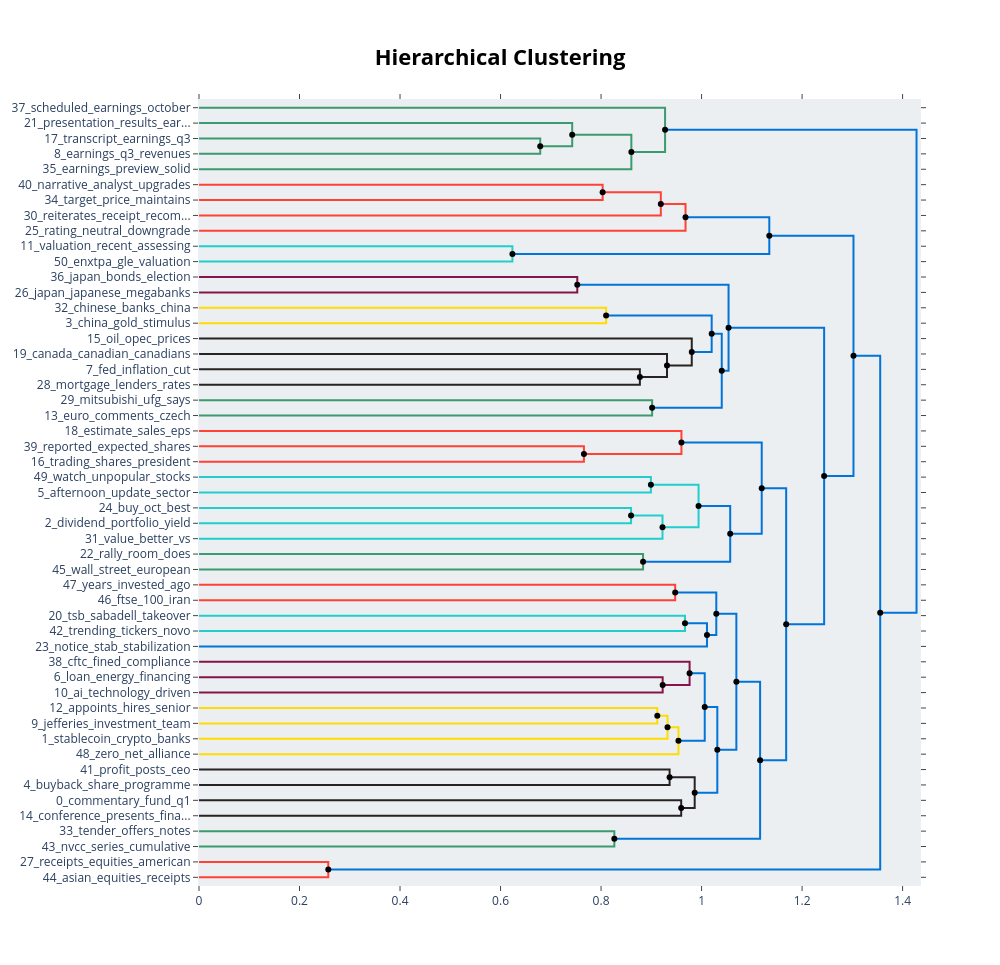

Notebook source saved alongside this figure:
### Code cell
hierarchical_topics = topic_model.hierarchical_topics(train_docs)
fig = topic_model.visualize_hierarchy(hierarchical_topics=hierarchical_topics)
fig.show()

print("💡 This shows the hierarchical structure of topics")

### Figure 1 — Plotly figure (JSON) as saved in the notebook; plotly's stock layout.template omitted (floating-point values rounded to 4 significant figures)
{"data": [{"hoverinfo": "text", "marker": {"color": "rgb(61,153,112)"}, "mode": "lines", "text": ["transcript_earnings_q3_2025_plc", "", "", "earnings_q3_revenues_q2_highlights"], "type": "scatter", "x": [0.0, 0.679, 0.679, 0.0], "xaxis": "x", "y": [-25.0, -25.0, -35.0, -35.0], "yaxis": "y"}, {"hoverinfo": "text", "marker": {"color": "rgb(61,153,112)"}, "mode": "lines", "text": ["presentation_results_earnings_q3_q2", "", "", "earnings_transcript_q3_q2_revenues"], "type": "scatter", "x": [0.0, 0.7426, 0.7426, 0.679], "xaxis": "x", "y": [-15.0, -15.0, -30.0, -30.0], "yaxis": "y"}, {"hoverinfo": "text", "marker": {"color": "rgb(61,153,112)"}, "mode": "lines", "text": ["earnings_q3_transcript_q2_presentation", "", "", "earnings_preview_solid_industry_expectations"], "type": "scatter", "x": [0.7426, 0.8603, 0.8603, 0.0], "xaxis": "x", "y": [-22.5, -22.5, -45.0, -45.0], "yaxis": "y"}, {"hoverinfo": "text", "marker": {"color": "rgb(61,153,112)"}, "mode": "lines", "text": ["scheduled_earnings_october_29_2025", "", "", "earnings_q3_transcript_q2_presentation"], "type": "scatter", "x": [0.0, 0.9274, 0.9274, 0.8603], "xaxis": "x", "y": [-5.0, -5.0, -33.75, -33.75], "yaxis": "y"}, {"hoverinfo": "text", "marker": {"color": "rgb(255,65,54)"}, "mode": "lines", "text": ["narrative_analyst_upgrades_evolving_target", "", "", "target_price_maintains_raises_decreased"], "type": "scatter", "x": [0.0, 0.8032, 0.8032, 0.0], "xaxis": "x", "y": [-55.0, -55.0, -65.0, -65.0], "yaxis": "y"}, {"hoverinfo": "text", "marker": {"color": "rgb(255,65,54)"}, "mode": "lines", "text": ["target_price_narrative_analyst_upgrades", "", "", "reiterates_receipt_recommendation_plc_depositary"], "type": "scatter", "x": [0.8032, 0.9189, 0.9189, 0.0], "xaxis": "x", "y": [-60.0, -60.0, -75.0, -75.0], "yaxis": "y"}, {"hoverinfo": "text", "marker": {"color": "rgb(255,65,54)"}, "mode": "lines", "text": ["target_receipt_price_upgrades_reiterates", "", "", "rating_neutral_downgrade_downgraded_downgrades"], "type": "scatter", "x": [0.9189, 0.9681, 0.9681, 0.0], "xaxis": "x", "y": [-67.5, -67.5, -85.0, -85.0], "yaxis": "y"}, {"hoverinfo": "text", "marker": {"color": "rgb(35,205,205)"}, "mode": "lines", "text": ["valuation_recent_assessing_dbk_xtra", "", "", "enxtpa_gle_valuation_enxtam_inga"], "type": "scatter", "x": [0.0, 0.6236, 0.6236, 0.0], "xaxis": "x", "y": [-95.0, -95.0, -105.0, -105.0], "yaxis": "y"}, {"hoverinfo": "text", "marker": {"color": "rgb(0,116,217)"}, "mode": "lines", "text": ["target_receipt_neutral_price_upgrades", "", "", "valuation_recent_assessing_share_dbk"], "type": "scatter", "x": [0.9681, 1.135, 1.135, 0.6236], "xaxis": "x", "y": [-76.25, -76.25, -100.0, -100.0], "yaxis": "y"}, {"hoverinfo": "text", "marker": {"color": "rgb(133,20,75)"}, "mode": "lines", "text": ["japan_bonds_election_auction_bond", "", "", "japan_japanese_megabanks_higher_rates"], "type": "scatter", "x": [0.0, 0.7527, 0.7527, 0.0], "xaxis": "x", "y": [-115.0, -115.0, -125.0, -125.0], "yaxis": "y"}, {"hoverinfo": "text", "marker": {"color": "rgb(255,220,0)"}, "mode": "lines", "text": ["chinese_banks_china_margin_regulator", "", "", "china_gold_stimulus_pboc_trade"], "type": "scatter", "x": [0.0, 0.8101, 0.8101, 0.0], "xaxis": "x", "y": [-135.0, -135.0, -145.0, -145.0], "yaxis": "y"}, {"hoverinfo": "text", "marker": {"color": "rgb(40,35,35)"}, "mode": "lines", "text": ["fed_inflation_cut_rate_yields", "", "", "mortgage_lenders_rates_england_nationwide"], "type": "scatter", "x": [0.0, 0.8772, 0.8772, 0.0], "xaxis": "x", "y": [-175.0, -175.0, -185.0, -185.0], "yaxis": "y"}, {"hoverinfo": "text", "marker": {"color": "rgb(40,35,35)"}, "mode": "lines", "text": ["canada_canadian_canadians_august_survey", "", "", "mortgage_rates_fed_cut_lenders"], "type": "scatter", "x": [0.0, 0.9312, 0.9312, 0.8772], "xaxis": "x", "y": [-165.0, -165.0, -180.0, -180.0], "yaxis": "y"}, {"hoverinfo": "text", "marker": {"color": "rgb(40,35,35)"}, "mode": "lines", "text": ["oil_opec_prices_russian_supply", "", "", "mortgage_rates_cut_rate_fed"], "type": "scatter", "x": [0.0, 0.9805, 0.9805, 0.9312], "xaxis": "x", "y": [-155.0, -155.0, -172.5, -172.5], "yaxis": "y"}, {"hoverinfo": "text", "marker": {"color": "rgb(0,116,217)"}, "mode": "lines", "text": ["china_gold_chinese_stimulus_yuan", "", "", "oil_mortgage_rates_cut_rate"], "type": "scatter", "x": [0.8101, 1.02, 1.02, 0.9805], "xaxis": "x", "y": [-140.0, -140.0, -163.8, -163.8], "yaxis": "y"}, {"hoverinfo": "text", "marker": {"color": "rgb(61,153,112)"}, "mode": "lines", "text": ["mitsubishi_ufg_says_zealand_yen", "", "", "euro_comments_czech_koruna_zloty"], "type": "scatter", "x": [0.0, 0.9016, 0.9016, 0.0], "xaxis": "x", "y": [-195.0, -195.0, -205.0, -205.0], "yaxis": "y"}, {"hoverinfo": "text", "marker": {"color": "rgb(0,116,217)"}, "mode": "lines", "text": ["china_oil_mortgage_gold_chinese", "", "", "euro_comments_mitsubishi_ufg_zloty"], "type": "scatter", "x": [1.02, 1.04, 1.04, 0.9016], "xaxis": "x", "y": [-151.9, -151.9, -200.0, -200.0], "yaxis": "y"}, {"hoverinfo": "text", "marker": {"color": "rgb(0,116,217)"}, "mode": "lines", "text": ["japan_japanese_megabanks_bonds_election", "", "", "china_comments_euro_oil_mitsubishi"], "type": "scatter", "x": [0.7527, 1.054, 1.054, 1.04], "xaxis": "x", "y": [-120.0, -120.0, -175.9, -175.9], "yaxis": "y"}, {"hoverinfo": "text", "marker": {"color": "rgb(255,65,54)"}, "mode": "lines", "text": ["reported_expected_shares_trading_better", "", "", "trading_shares_president_overall_lower"], "type": "scatter", "x": [0.0, 0.7659, 0.7659, 0.0], "xaxis": "x", "y": [-225.0, -225.0, -235.0, -235.0], "yaxis": "y"}, {"hoverinfo": "text", "marker": {"color": "rgb(255,65,54)"}, "mode": "lines", "text": ["estimate_sales_eps_beats_adj", "", "", "shares_trading_lower_higher_reported"], "type": "scatter", "x": [0.0, 0.9599, 0.9599, 0.7659], "xaxis": "x", "y": [-215.0, -215.0, -230.0, -230.0], "yaxis": "y"}, {"hoverinfo": "text", "marker": {"color": "rgb(35,205,205)"}, "mode": "lines", "text": ["watch_unpopular_stocks_financials_aviva", "", "", "afternoon_update_sector_financial_stocks"], "type": "scatter", "x": [0.0, 0.8992, 0.8992, 0.0], "xaxis": "x", "y": [-245.0, -245.0, -255.0, -255.0], "yaxis": "y"}, {"hoverinfo": "text", "marker": {"color": "rgb(35,205,205)"}, "mode": "lines", "text": ["buy_oct_best_momentum_stocks", "", "", "dividend_portfolio_yield_10_stocks"], "type": "scatter", "x": [0.0, 0.8597, 0.8597, 0.0], "xaxis": "x", "y": [-265.0, -265.0, -275.0, -275.0], "yaxis": "y"}, {"hoverinfo": "text", "marker": {"color": "rgb(35,205,205)"}, "mode": "lines", "text": ["dividend_stocks_portfolio_buy_yield", "", "", "value_better_vs_right_stock"], "type": "scatter", "x": [0.8597, 0.9223, 0.9223, 0.0], "xaxis": "x", "y": [-270.0, -270.0, -285.0, -285.0], "yaxis": "y"}, {"hoverinfo": "text", "marker": {"color": "rgb(35,205,205)"}, "mode": "lines", "text": ["afternoon_update_sector_stocks_financial", "", "", "dividend_value_stocks_buy_stock"], "type": "scatter", "x": [0.8992, 0.994, 0.994, 0.9223], "xaxis": "x", "y": [-250.0, -250.0, -277.5, -277.5], "yaxis": "y"}, {"hoverinfo": "text", "marker": {"color": "rgb(61,153,112)"}, "mode": "lines", "text": ["rally_room_does_signal_meme", "", "", "wall_street_european_biggest_banks"], "type": "scatter", "x": [0.0, 0.8836, 0.8836, 0.0], "xaxis": "x", "y": [-295.0, -295.0, -305.0, -305.0], "yaxis": "y"}, {"hoverinfo": "text", "marker": {"color": "rgb(0,116,217)"}, "mode": "lines", "text": ["stocks_dividend_afternoon_update_sector", "", "", "rally_room_wall_street_does"], "type": "scatter", "x": [0.994, 1.057, 1.057, 0.8836], "xaxis": "x", "y": [-263.8, -263.8, -300.0, -300.0], "yaxis": "y"}, {"hoverinfo": "text", "marker": {"color": "rgb(0,116,217)"}, "mode": "lines", "text": ["estimate_eps_sales_shares_trading", "", "", "stocks_dividend_afternoon_update_sector"], "type": "scatter", "x": [0.9599, 1.12, 1.12, 1.057], "xaxis": "x", "y": [-222.5, -222.5, -281.9, -281.9], "yaxis": "y"}, {"hoverinfo": "text", "marker": {"color": "rgb(255,65,54)"}, "mode": "lines", "text": ["years_invested_ago_today_worth", "", "", "ftse_100_iran_live_nerves"], "type": "scatter", "x": [0.0, 0.9475, 0.9475, 0.0], "xaxis": "x", "y": [-315.0, -315.0, -325.0, -325.0], "yaxis": "y"}, {"hoverinfo": "text", "marker": {"color": "rgb(35,205,205)"}, "mode": "lines", "text": ["tsb_sabadell_takeover_bbva_spain", "", "", "trending_tickers_novo_nordisk_snowflake"], "type": "scatter", "x": [0.0, 0.967, 0.967, 0.0], "xaxis": "x", "y": [-335.0, -335.0, -345.0, -345.0], "yaxis": "y"}, {"hoverinfo": "text", "marker": {"color": "rgb(0,116,217)"}, "mode": "lines", "text": ["tsb_trending_tickers_sabadell_takeover", "", "", "notice_stab_stabilization_primary_pre"], "type": "scatter", "x": [0.967, 1.011, 1.011, 0.0], "xaxis": "x", "y": [-340.0, -340.0, -355.0, -355.0], "yaxis": "y"}, {"hoverinfo": "text", "marker": {"color": "rgb(0,116,217)"}, "mode": "lines", "text": ["ftse_years_invested_100_ago", "", "", "notice_stab_tsb_stabilization_trending"], "type": "scatter", "x": [0.9475, 1.029, 1.029, 1.011], "xaxis": "x", "y": [-320.0, -320.0, -347.5, -347.5], "yaxis": "y"}, {"hoverinfo": "text", "marker": {"color": "rgb(133,20,75)"}, "mode": "lines", "text": ["loan_energy_financing_debt_secures", "", "", "ai_technology_driven_innovation_joins"], "type": "scatter", "x": [0.0, 0.9226, 0.9226, 0.0], "xaxis": "x", "y": [-375.0, -375.0, -385.0, -385.0], "yaxis": "y"}, {"hoverinfo": "text", "marker": {"color": "rgb(133,20,75)"}, "mode": "lines", "text": ["cftc_fined_compliance_1mdb_lawsuit", "", "", "ai_loan_energy_financing_billion"], "type": "scatter", "x": [0.0, 0.9762, 0.9762, 0.9226], "xaxis": "x", "y": [-365.0, -365.0, -380.0, -380.0], "yaxis": "y"}, {"hoverinfo": "text", "marker": {"color": "rgb(255,220,0)"}, "mode": "lines", "text": ["appoints_hires_senior_director_americas", "", "", "jefferies_investment_team_brands_private"], "type": "scatter", "x": [0.0, 0.9119, 0.9119, 0.0], "xaxis": "x", "y": [-395.0, -395.0, -405.0, -405.0], "yaxis": "y"}, {"hoverinfo": "text", "marker": {"color": "rgb(255,220,0)"}, "mode": "lines", "text": ["appoints_head_jefferies_hires_senior", "", "", "stablecoin_crypto_banks_banco_major"], "type": "scatter", "x": [0.9119, 0.9323, 0.9323, 0.0], "xaxis": "x", "y": [-400.0, -400.0, -415.0, -415.0], "yaxis": "y"}, {"hoverinfo": "text", "marker": {"color": "rgb(255,220,0)"}, "mode": "lines", "text": ["stablecoin_crypto_appoints_head_banks", "", "", "zero_net_alliance_reportedly_leaves"], "type": "scatter", "x": [0.9323, 0.954, 0.954, 0.0], "xaxis": "x", "y": [-407.5, -407.5, -425.0, -425.0], "yaxis": "y"}, {"hoverinfo": "text", "marker": {"color": "rgb(0,116,217)"}, "mode": "lines", "text": ["ai_loan_energy_billion_million", "", "", "stablecoin_crypto_appoints_banking_head"], "type": "scatter", "x": [0.9762, 1.006, 1.006, 0.954], "xaxis": "x", "y": [-372.5, -372.5, -416.2, -416.2], "yaxis": "y"}, {"hoverinfo": "text", "marker": {"color": "rgb(40,35,35)"}, "mode": "lines", "text": ["profit_posts_ceo_guidance_faces", "", "", "buyback_share_programme_voting_rights"], "type": "scatter", "x": [0.0, 0.9364, 0.9364, 0.0], "xaxis": "x", "y": [-435.0, -435.0, -445.0, -445.0], "yaxis": "y"}, {"hoverinfo": "text", "marker": {"color": "rgb(40,35,35)"}, "mode": "lines", "text": ["commentary_fund_q1_international_2025", "", "", "conference_presents_financials_annual_transcript"], "type": "scatter", "x": [0.0, 0.9594, 0.9594, 0.0], "xaxis": "x", "y": [-455.0, -455.0, -465.0, -465.0], "yaxis": "y"}, {"hoverinfo": "text", "marker": {"color": "rgb(40,35,35)"}, "mode": "lines", "text": ["buyback_share_profit_programme_voting", "", "", "commentary_fund_2025_q1_international"], "type": "scatter", "x": [0.9364, 0.9863, 0.9863, 0.9594], "xaxis": "x", "y": [-440.0, -440.0, -460.0, -460.0], "yaxis": "y"}, {"hoverinfo": "text", "marker": {"color": "rgb(0,116,217)"}, "mode": "lines", "text": ["ai_stablecoin_banking_crypto_billion", "", "", "commentary_fund_2025_q1_international"], "type": "scatter", "x": [1.006, 1.031, 1.031, 0.9863], "xaxis": "x", "y": [-394.4, -394.4, -450.0, -450.0], "yaxis": "y"}, {"hoverinfo": "text", "marker": {"color": "rgb(0,116,217)"}, "mode": "lines", "text": ["stab_notice_tsb_stabilization_trending", "", "", "commentary_fund_2025_ai_international"], "type": "scatter", "x": [1.029, 1.069, 1.069, 1.031], "xaxis": "x", "y": [-333.8, -333.8, -422.2, -422.2], "yaxis": "y"}, {"hoverinfo": "text", "marker": {"color": "rgb(61,153,112)"}, "mode": "lines", "text": ["tender_offers_notes_cash_announces", "", "", "nvcc_series_cumulative_preferred_reset"], "type": "scatter", "x": [0.0, 0.8264, 0.8264, 0.0], "xaxis": "x", "y": [-475.0, -475.0, -485.0, -485.0], "yaxis": "y"}, {"hoverinfo": "text", "marker": {"color": "rgb(0,116,217)"}, "mode": "lines", "text": ["commentary_fund_2025_ai_international", "", "", "nvcc_series_announces_notes_tender"], "type": "scatter", "x": [1.069, 1.116, 1.116, 0.8264], "xaxis": "x", "y": [-378.0, -378.0, -480.0, -480.0], "yaxis": "y"}, {"hoverinfo": "text", "marker": {"color": "rgb(0,116,217)"}, "mode": "lines", "text": ["stocks_dividend_estimate_eps_afternoon", "", "", "commentary_fund_2025_ai_international"], "type": "scatter", "x": [1.12, 1.168, 1.168, 1.116], "xaxis": "x", "y": [-252.2, -252.2, -429.0, -429.0], "yaxis": "y"}, {"hoverinfo": "text", "marker": {"color": "rgb(0,116,217)"}, "mode": "lines", "text": ["china_comments_euro_oil_rates", "", "", "stocks_commentary_2025_financial_fund"], "type": "scatter", "x": [1.054, 1.244, 1.244, 1.168], "xaxis": "x", "y": [-148.0, -148.0, -340.6, -340.6], "yaxis": "y"}, {"hoverinfo": "text", "marker": {"color": "rgb(0,116,217)"}, "mode": "lines", "text": ["valuation_price_recent_target_receipt", "", "", "stocks_commentary_2025_financial_fund"], "type": "scatter", "x": [1.135, 1.302, 1.302, 1.244], "xaxis": "x", "y": [-88.12, -88.12, -244.3, -244.3], "yaxis": "y"}, {"hoverinfo": "text", "marker": {"color": "rgb(255,65,54)"}, "mode": "lines", "text": ["receipts_equities_american_traded_depositary", "", "", "asian_equities_receipts_traded_american"], "type": "scatter", "x": [0.0, 0.2573, 0.2573, 0.0], "xaxis": "x", "y": [-495.0, -495.0, -505.0, -505.0], "yaxis": "y"}, {"hoverinfo": "text", "marker": {"color": "rgb(0,116,217)"}, "mode": "lines", "text": ["stocks_commentary_financial_2025_shares", "", "", "equities_receipts_traded_american_depositary"], "type": "scatter", "x": [1.302, 1.355, 1.355, 0.2573], "xaxis": "x", "y": [-166.2, -166.2, -500.0, -500.0], "yaxis": "y"}, {"hoverinfo": "text", "marker": {"color": "rgb(0,116,217)"}, "mode": "lines", "text": ["earnings_q3_transcript_2025_scheduled", "", "", "stocks_trading_commentary_financial_2025"], "type": "scatter", "x": [0.9274, 1.428, 1.428, 1.355], "xaxis": "x", "y": [-19.38, -19.38, -333.1, -333.1], "yaxis": "y"}, {"hoverinfo": "text", "hovertext": ["earnings_q3_transcript_q2_presentation", "target_price_narrative_analyst_upgrades", "target_receipt_price_upgrades_reiterates", "target_receipt_neutral_price_upgrades", "china_gold_chinese_stimulus_yuan", "china_oil_mortgage_gold_chinese", "japan_japanese_megabanks_bonds_election", "dividend_stocks_portfolio_buy_yield", "afternoon_update_sector_stocks_financial", "stocks_dividend_afternoon_update_sector", "estimate_eps_sales_shares_trading", "tsb_trending_tickers_sabadell_takeover", "ftse_years_invested_100_ago", "appoints_head_jefferies_hires_senior", "stablecoin_crypto_appoints_head_banks", "ai_loan_energy_billion_million", "buyback_share_profit_programme_voting", "ai_stablecoin_banking_crypto_billion", "stab_notice_tsb_stabilization_trending", "commentary_fund_2025_ai_international", "stocks_dividend_estimate_eps_afternoon", "china_comments_euro_oil_rates", "valuation_price_recent_target_receipt", "stocks_commentary_financial_2025_shares", "earnings_q3_transcript_2025_scheduled"], "marker": {"color": "black"}, "mode": "markers", "showlegend": false, "type": "scatter", "x": [0.7426, 0.8032, 0.9189, 0.9681, 0.8101, 1.02, 0.7527, 0.8597, 0.8992, 0.994, 0.9599, 0.967, 0.9475, 0.9119, 0.9323, 0.9762, 0.9364, 1.006, 1.029, 1.069, 1.12, 1.054, 1.135, 1.302, 0.9274], "y": [-22.5, -60, -67.5, -76.25, -140, -151.9, -120, -270, -250, -263.8, -222.5, -340, -320, -400, -407.5, -372.5, -440, -394.4, -333.8, -378.0, -252.2, -148.0, -88.12, -166.2, -19.38]}, {"hoverinfo": "text", "hovertext": ["earnings_transcript_q3_q2_revenues", "earnings_q3_transcript_q2_presentation", "valuation_recent_assessing_share_dbk", "mortgage_rates_fed_cut_lenders", "mortgage_rates_cut_rate_fed", "oil_mortgage_rates_cut_rate", "euro_comments_mitsubishi_ufg_zloty", "china_comments_euro_oil_mitsubishi", "shares_trading_lower_higher_reported", "dividend_value_stocks_buy_stock", "rally_room_wall_street_does", "stocks_dividend_afternoon_update_sector", "notice_stab_tsb_stabilization_trending", "ai_loan_energy_financing_billion", "stablecoin_crypto_appoints_banking_head", "commentary_fund_2025_q1_international", "commentary_fund_2025_q1_international", "commentary_fund_2025_ai_international", "nvcc_series_announces_notes_tender", "commentary_fund_2025_ai_international", "stocks_commentary_2025_financial_fund", "stocks_commentary_2025_financial_fund", "equities_receipts_traded_american_depositary", "stocks_trading_commentary_financial_2025"], "marker": {"color": "black"}, "mode": "markers", "showlegend": false, "type": "scatter", "x": [0.679, 0.8603, 0.6236, 0.8772, 0.9312, 0.9805, 0.9016, 1.04, 0.7659, 0.9223, 0.8836, 1.057, 1.011, 0.9226, 0.954, 0.9594, 0.9863, 1.031, 0.8264, 1.116, 1.168, 1.244, 0.2573, 1.355], "y": [-30, -33.75, -100, -180, -172.5, -163.8, -200, -175.9, -230, -277.5, -300, -281.9, -347.5, -380, -416.2, -460, -450, -422.2, -480, -429.0, -340.6, -244.3, -500, -333.1]}], "layout": {"autosize": false, "height": 965, "hoverlabel": {"bgcolor": "white", "font": {"family": "Rockwell", "size": 16}}, "hovermode": "closest", "plot_bgcolor": "#ECEFF1", "showlegend": false, "title": {"font": {"color": "Black", "size": 22}, "text": "<b>Hierarchical Clustering</b>", "x": 0.5, "xanchor": "center", "yanchor": "top"}, "width": 1000, "xaxis": {"mirror": "allticks", "rangemode": "tozero", "showgrid": false, "showline": true, "showticklabels": true, "ticks": "outside", "type": "linear", "zeroline": false}, "yaxis": {"mirror": "allticks", "range": [-510, 0], "rangemode": "tozero", "showgrid": false, "showline": true, "showticklabels": true, "tickmode": "array", "ticks": "outside", "ticktext": ["37_scheduled_earnings_october", "21_presentation_results_ear...", "17_transcript_earnings_q3", "8_earnings_q3_revenues", "35_earnings_preview_solid", "40_narrative_analyst_upgrades", "34_target_price_maintains", "30_reiterates_receipt_recom...", "25_rating_neutral_downgrade", "11_valuation_recent_assessing", "50_enxtpa_gle_valuation", "36_japan_bonds_election", "26_japan_japanese_megabanks", "32_chinese_banks_china", "3_china_gold_stimulus", "15_oil_opec_prices", "19_canada_canadian_canadians", "7_fed_inflation_cut", "28_mortgage_lenders_rates", "29_mitsubishi_ufg_says", "13_euro_comments_czech", "18_estimate_sales_eps", "39_reported_expected_shares", "16_trading_shares_president", "49_watch_unpopular_stocks", "5_afternoon_update_sector", "24_buy_oct_best", "2_dividend_portfolio_yield", "31_value_better_vs", "22_rally_room_does", "45_wall_street_european", "47_years_invested_ago", "46_ftse_100_iran", "20_tsb_sabadell_takeover", "42_trending_tickers_novo", "23_notice_stab_stabilization", "38_cftc_fined_compliance", "6_loan_energy_financing", "10_ai_technology_driven", "12_appoints_hires_senior", "9_jefferies_investment_team", "1_stablecoin_crypto_banks", "48_zero_net_alliance", "41_profit_posts_ceo", "4_buyback_share_programme", "0_commentary_fund_q1", "14_conference_presents_fina...", "33_tender_offers_notes", "43_nvcc_series_cumulative", "27_receipts_equities_american", "44_asian_equities_receipts"], "tickvals": [-5, -15, -25, -35, -45, -55, -65, -75, -85, -95, -105, -115, -125, -135, -145, -155, -165, -175, -185, -195, -205, -215, -225, -235, -245, -255, -265, -275, -285, -295, -305, -315, -325, -335, -345, -355, -365, -375, -385, -395, -405, -415, -425, -435, -445, -455, -465, -475, -485, -495, -505], "type": "linear", "zeroline": false}}}
